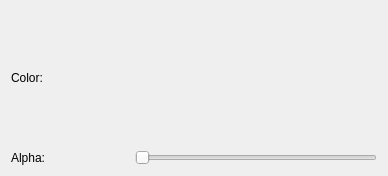
<?xml version="1.0" encoding="UTF-8"?>
<ui version="4.0">
 <class>Form</class>
 <widget class="QWidget" name="Form">
  <property name="geometry">
   <rect>
    <x>0</x>
    <y>0</y>
    <width>388</width>
    <height>176</height>
   </rect>
  </property>
  <property name="windowTitle">
   <string>Form</string>
  </property>
  <layout class="QGridLayout" name="gridLayout">
   <item row="1" column="2">
    <widget class="ColorWidget" name="label_color">
     <property name="sizePolicy">
      <sizepolicy hsizetype="Preferred" vsizetype="Minimum">
       <horstretch>0</horstretch>
       <verstretch>0</verstretch>
      </sizepolicy>
     </property>
     <property name="text">
      <string/>
     </property>
    </widget>
   </item>
   <item row="1" column="0">
    <widget class="QLabel" name="label_2">
     <property name="text">
      <string>Color:</string>
     </property>
    </widget>
   </item>
   <item row="2" column="2" colspan="2">
    <widget class="QSlider" name="slider_alpha">
     <property name="maximum">
      <number>100</number>
     </property>
     <property name="orientation">
      <enum>Qt::Horizontal</enum>
     </property>
    </widget>
   </item>
   <item row="2" column="0">
    <widget class="QLabel" name="label_4">
     <property name="text">
      <string>Alpha:</string>
     </property>
    </widget>
   </item>
  </layout>
 </widget>
 <customwidgets>
  <customwidget>
   <class>ColorWidget</class>
   <extends>QLabel</extends>
   <header>glue.core.qt.style_dialog</header>
  </customwidget>
 </customwidgets>
 <resources/>
 <connections/>
</ui>
